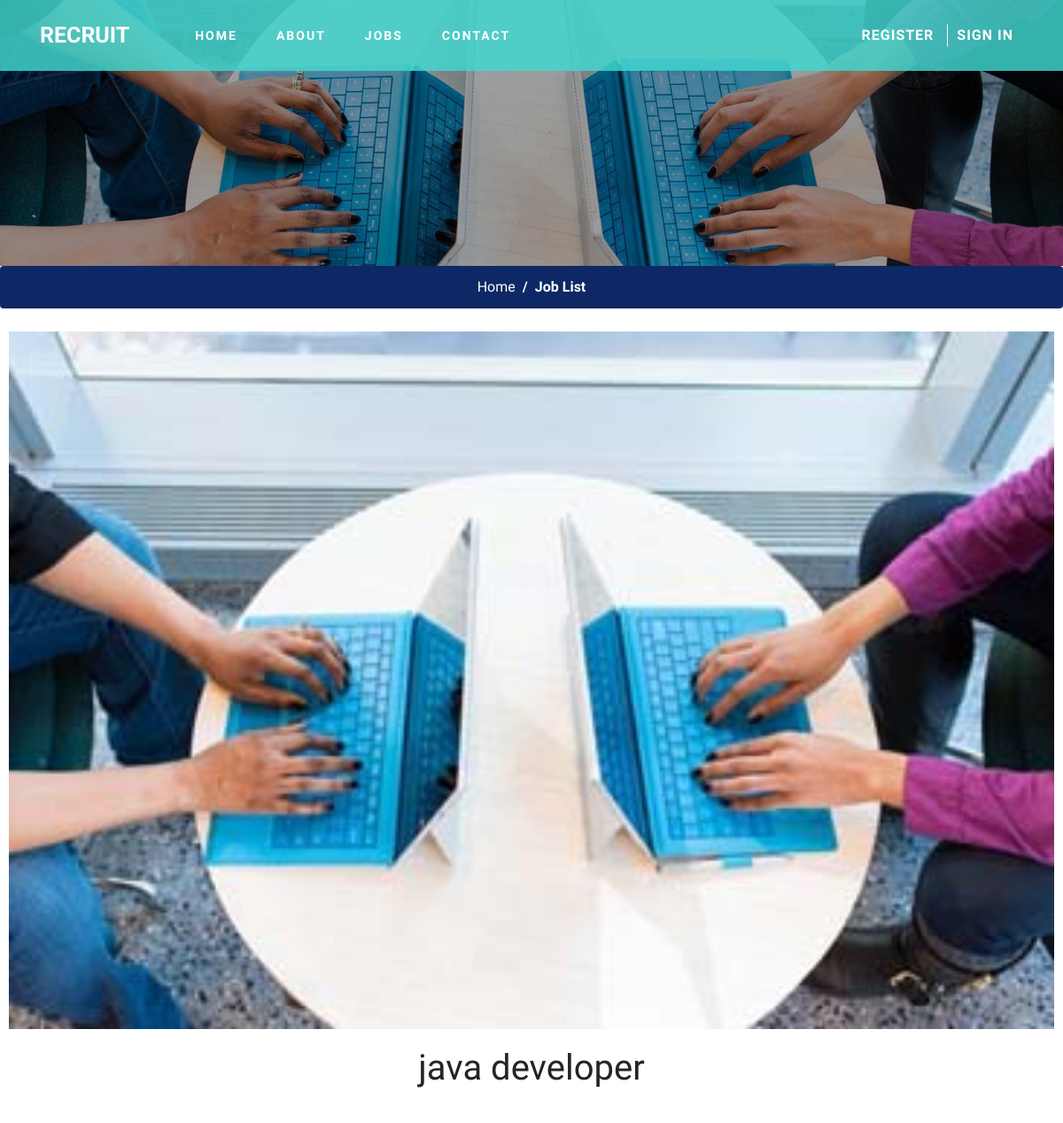
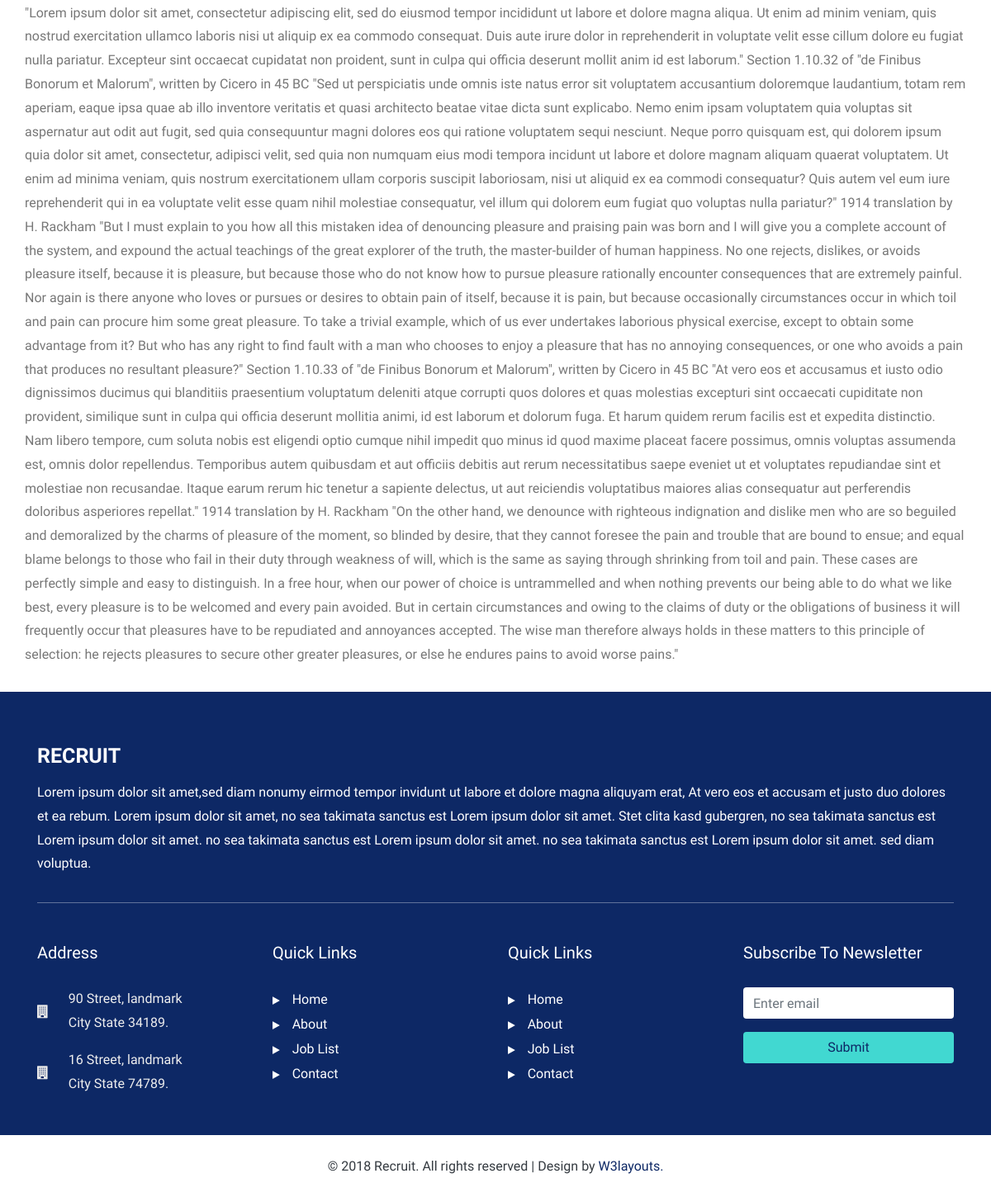
The page /blog/java-developer/ on the database its author committed (2 pictures, top to bottom).
### blog/models.py (models this page shows, shortened)
class Post (models.Model):
    title = models.CharField(max_length=250)
    slug = models.SlugField(max_length=250, unique_for_date='publish')
    publish = models.DateTimeField(default=timezone.now)
    thumbnail = models.ImageField(verbose_name='Add thumbnail', blank=True, upload_to='thumbnails')
    image = models.ImageField(verbose_name='Add image', blank=True, upload_to='images')
    content = models.TextField()
    class Meta:
        ordering = ('-publish',)

### blog/views.py (the view)
# urls.py: path('<slug:post>/', views.post_single, name='post_single'),
def post_single(request, post):
    all_posts = Post.objects.all()
    post = get_object_or_404(Post, slug=post)
    return render(request, 'post.html', {'post' : post, 'all_posts':all_posts})

### templates/post.html (shortened to what this page needs)
{% load static %}
<!DOCTYPE html>
<html lang="zxx">
<head>
    <link href="{% static 'css/bootstrap.min.css' %}" type="text/css" rel="stylesheet" media="all">
    <link href="{% static 'css/style.css' %}" type="text/css" rel="stylesheet" media="all">
    <link href="{% static 'css/font-awesome.min.css' %}" rel="stylesheet">
</head>
<body>
    <header>
        <div class="container">
            <nav class="navbar navbar-expand-lg navbar-light p-0">
                <h1><a class="navbar-brand" href="{% url 'home' %}">Recruit
                    </a></h1>
                <div class="collapse navbar-collapse" id="navbarSupportedContent">
                    <ul class="ml-lg-5 navbar-nav mr-lg-auto">
                        <li class="nav-item mr-lg-4 mt-lg-0 mt-sm-4 mt-3">
                            <a href="{% url 'home' %}">Home</a>
                        </li>
                        <li class="nav-item  mr-lg-4 mt-lg-0 mt-sm-4 mt-3">
                            <a href="{% url 'about' %}">about</a>
                        </li>
                        <li class="nav-item  mr-lg-4 mt-lg-0 mt-sm-4 mt-3">
                            <a href="{% url 'job_list' %}">jobs</a>
                        </li>
                        <li class="nav-item mr-lg-4 my-lg-0 mb-sm-4 mb-3">
                            <a href="{% url 'contact' %}l">contact</a>
                        </li>
                    </ul>
                    {% if request.user.is_authenticated %}
                        <button type="button" class="btn w3ls-btn text-uppercase font-weight-bold d-block" data-toggle="modal"
                            aria-pressed="false" data-target="#exampleModal1">
                            <a href="{% url 'post_job' %}" style="color: white;">Post A Job</a>
                        </button>
                        <button type="button" class="btn w3ls-btn text-uppercase font-weight-bold d-block" data-toggle="modal"
                            aria-pressed="false" data-target="#exampleModal1">
                            <a href="{% url 'logout' %}" style="color: white;">logout</a>
                        </button>
                        {% else %}
                        <a href="{% url 'home' %}">
                        <button type="button" class="btn w3ls-btn text-uppercase font-weight-bold d-block" data-toggle="modal"
                            aria-pressed="false" data-target="#exampleModal1">
                            Register
                        </button></a>
                        <a href="{% url 'home' %}">
                        <button type="button" class="btn w3ls-btn btn-2 ml-lg-1 text-uppercase font-weight-bold d-block"
                            data-toggle="modal" aria-pressed="false" data-target="#exampleModal">
                            Sign in
                        </button></a>
                        {% endif %}
                </div>
            </nav>
        </div>
    </header>
    <div class="inner-banner-w3ls">
    </div>
    <nav aria-label="breadcrumb">
        <ol class="breadcrumb d-flex justify-content-center bg-theme">
            <li class="breadcrumb-item">
                <a href="{% url 'home' %}" class="text-white">Home</a>
            </li>
            <li class="breadcrumb-item active text-white font-weight-bold" aria-current="page">Job List</li>
        </ol>
    </nav>
    <div class="singlepostdiv">
    <img  class="sinblogimage" style="padding: 10px;" src="{{ post.image.url }}" width="100%" alt="">
    </div>
    <h1 class="blogtitle" style="text-align: center; padding: 10px">{{post.title}}</h1>
    <p style="padding: 30px;">{{post.content|safe}}</p>
    <footer id="footer" class="py-sm-5 py-4 bg-theme">
        <div class="container">
            <div class="footer-top-w3ls">
                <h2><a href="{% url 'home' %}" class="navbar-brand">recruit</a></h2>
                <p class="text-white">Lorem ipsum dolor sit amet,sed diam nonumy eirmod tempor invidunt
                    ut labore et dolore magna aliquyam
                    erat, At vero eos et accusam et justo duo dolores et ea rebum. Lorem ipsum dolor sit amet, no sea
                    takimata sanctus est Lorem ipsum dolor sit amet. Stet clita kasd gubergren, no sea takimata sanctus
                    est
                    Lorem ipsum dolor sit amet. no sea takimata sanctus est Lorem ipsum dolor sit amet. no sea takimata
                    sanctus est Lorem ipsum dolor sit amet. sed diam voluptua. </p>
            </div>
            <div class="row  pt-5">
                <div class="col-lg-3 col-sm-6 footer_grid1">
                    <h5>Address</h5>
                    <div class="d-flex align-items-center">
                        <span class="fa fa-building mr-4"></span>
                        <p>90 Street, landmark
                            <br>City State 34189.</p>
                    </div>
                    <div class="d-flex mt-3 align-items-center">
                        <span class="fa fa-building mr-4"></span>
                        <p>16 Street, landmark
                            <br>City State 74789.</p>
                    </div>
                </div>
                <div class="col-lg-3 col-sm-6 mt-sm-0 mt-5">
                    <h5>Quick links</h5>
                    <ul class="list-unstyled quick-links">
                        <li>
                            <a href="{% url 'home' %}">
                                <span class="fa fa-play"></span>Home</a>
                        </li>
                        <li>
                            <a href="{% url 'about' %}">
                                <span class="fa fa-play"></span>About</a>
                        </li>
                        <li>
                            <a href="{% url 'job_list' %}">
                                <span class="fa fa-play"></span>Job List</a>
                        </li>
                        <li>
                            <a href="{% url 'contact' %}">
                                <span class="fa fa-play"></span>Contact</a>
                        </li>
                    </ul>
                </div>
                <div class="col-lg-3 col-sm-6 mt-lg-0 mt-5">
                    <h5>Quick links</h5>
                    <ul class="list-unstyled quick-links">
                        <li>
                            <a href="{% url 'home' %}">
                                <span class="fa fa-play"></span>Home</a>
                        </li>
                        <li>
                            <a href="{% url 'about' %}">
                                <span class="fa fa-play"></span>About</a>
                        </li>
                        <li>
                            <a href="{% url 'job_list' %}">
                                <span class="fa fa-play"></span>Job List</a>
                        </li>
                        <li>
                            <a href="{% url 'contact' %}">
                                <span class="fa fa-play"></span>Contact</a>
                        </li>
                    </ul>
                </div>
                <div class="col-lg-3 col-sm-6 mt-lg-0 mt-5">
                    <h5>subscribe to newsletter</h5>
                    <form action="#" method="post">
                        <div class="form-group">
                            <input type="email" class="form-control  border-0 border-rounded" id="emailid" placeholder="Enter email"
                                name="email" required>
                        </div>
                        <div class="form-group">
                            <input type="Submit" class="form-control bg-light-theme  border-0 border-rounded" id="sub"
                                value="Submit" name="sub">
                        </div>
                    </form>
                </div>
            </div>
        </div>
    </footer>
    <div class="cpy-right text-center py-4">
        <p class="text-dark">© 2018 Recruit. All rights reserved | Design by
            <a href="http://w3layouts.com" class="text-theme"> W3layouts.</a>
        </p>
    </div>
</body>
</html>

### static/css/style.css (style rules this page uses)
body { font-family: 'Source Sans Pro', sans-serif; background: #fff; }
body a { transition: 0.5s all; -webkit-transition: 0.5s all; -moz-transition: 0.5s all; -o-transition: 0.5s all; -ms-transition: 0.5s all; text-decoration: none; outline: none; }
h1, h2, h3, h4, h5, h6 { margin: 0; font-family: 'Source Sans Pro', sans-serif; }
p { margin: 0; color: #777; font-size: 1em; line-height: 1.8; }
ul { margin: 0; padding: 0; }
ul { list-style-type: none; }
.text-theme { color: #0d2865 !important; }
.bg-theme { background: #0d2865 !important; color: #fff; }
.bg-light-theme { background: #41d8d1 !important; color: #0d2865; }
.navbar-light .navbar-brand, .navbar-light .navbar-brand:hover { color: #fff; }
.navbar-brand { color: #fff; font-size: 25px; font-weight: 800; text-transform: uppercase; line-height: 2; }
.footer-top-w3ls { border-bottom: 1px solid rgba(253, 253, 253, 0.35); padding-bottom: 2em; }
.w3ls-btn { font-size: 1em; letter-spacing: 1px; background: transparent; padding: 0 10px; border-radius: 0; color: #fff; }
.btn-2 { border-left: 1px solid #fff }
li.nav-item a { color: #fff; text-transform: uppercase; font-weight: 600; letter-spacing: 2px; padding: 5px 10px; font-size: 14px; }
header { padding: 10px 0; background: rgba(65, 216, 209, 0.82); width: 100%; position: absolute; z-index: 9; }
.inner-banner-w3ls { background: url(../images/inner.jpg) no-repeat center; -webkit-background-size: cover; -moz-background-size: cover; -o-background-size: cover; -ms-background-size: cover; background-size: cover; min-height: 300px; position: relative; }
.inner-banner-w3ls:before { background: rgba(0, 0, 0, 0.37); position: absolute; content: ''; width: 100%; height: 100%; left: 0; top: 0; }
.breadcrumb-item+.breadcrumb-item::before { display: inline-block; padding-right: .5rem; color: #ffffff; content: "/"; }
footer { background: #0d2865; }
.footer_grid1 span { color: #e8e8e8; line-height: 1.5; }
.footer_grid1 p { color: #eee; }
input[type="submit"] { cursor: pointer; }
#footer h5 { margin-bottom: 1.5em; color: #ffffff; text-transform: capitalize; }
#footer a { color: #ffffff; text-decoration: none !important; background-color: transparent; -webkit-text-decoration-skip: objects; }
#footer ul.social li a, #footer ul.quick-links li a { color: #ffffff; }
#footer ul.quick-links li { padding: 3px 0; -webkit-transition: .5s all ease; -moz-transition: .5s all ease; transition: .5s all ease; }
#footer ul.quick-links li a span { margin-right: 15px; font-size: 11px; }
.singlepostdiv { width: 100%; }
.sinblogimage { padding: 10px; }

### rows shown on the page
Post: image (picture), title "java developer", content "\"Lorem ipsum dolor sit amet, consectetur adipiscing elit, sed do eiusmod tempor incididunt ut labore et dolore magna aliqua. Ut enim ad minim veniam, quis nostrud exercitation ullamco laboris nisi ut aliquip ex ea commodo consequat. Duis aute irure dolor in reprehenderit in voluptate velit esse cillum dolore eu fugiat nulla pariatur. Excepteur sint occaecat cupidatat non proident, sunt in culpa qui officia deserunt mollit anim id est laborum.\" Section 1.10.32 of \"de Finibus Bonorum et Malorum\", written by Cicero in 45 BC \"Sed ut perspiciatis unde omnis iste natus error sit voluptatem accusantium doloremque laudantium, totam rem aperiam, eaque ipsa quae ab illo inventore veritatis et quasi…"
